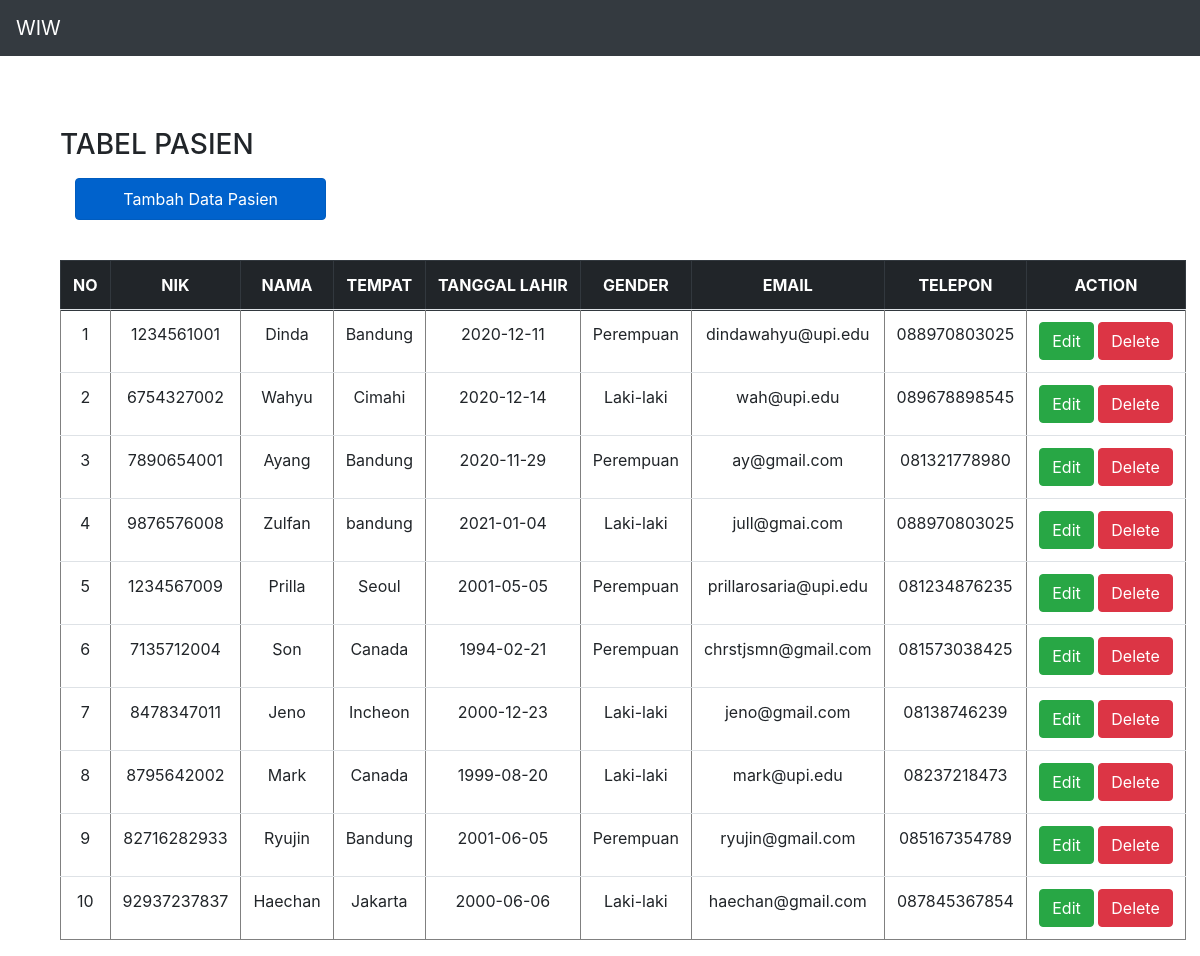
The app's page /source_code/index.php with its own data.
### tables this page shows
CREATE TABLE `pasien` (
  `id` int(11) NOT NULL,
  `nik` varchar(100) NOT NULL,
  `nama` varchar(100) NOT NULL,
  `tempat` varchar(100) NOT NULL,
  `tl` varchar(100) NOT NULL,
  `gender` varchar(10) NOT NULL,
  `email` varchar(100) NOT NULL,
  `telp` varchar(100) NOT NULL
);

### source_code/presenter/ProsesPasien.php (called while the page is built, shortened)
<?php
class ProsesPasien implements KontrakPresenter
{
	private $tabelpasien;
	private $data = [];
	function __construct()
	{
		try {
			$db_host = "localhost";
			$db_user = "root";
			$db_password = "";
			$db_name = "mvp_php";
			$this->tabelpasien = new TabelPasien($db_host, $db_user, $db_password, $db_name);
			$this->data = array();
		} catch (Exception $e) {
			echo "wiw error" . $e->getMessage();
		}
	}
	function prosesDataPasien()
	{
		try {
			$this->tabelpasien->open();
			$this->tabelpasien->getPasien();
			while ($row = $this->tabelpasien->getResult()) {
				$this->data[] = $row;
			}
		} catch (Exception $e) {
			echo "Error Proses Data Pasien" . $e->getMessage();
		}
	}
	function getId($i)
	{
		return $this->data[$i]['id'];
	}
	function getNik($i)
	{
		return $this->data[$i]['nik'];
	}
	function getNama($i)
	{
		return $this->data[$i]['nama'];
	}
	function getTempat($i)
	{
		return $this->data[$i]['tempat'];
	}
	function getTl($i)
	{
		return $this->data[$i]['tl'];
	}
	function getGender($i)
	{
		return $this->data[$i]['gender'];
	}
	function getEmail($i)
	{
		return $this->data[$i]['email'];
	}
	function getTelp($i)
	{
		return $this->data[$i]['telp'];
	}
	function getSize()
	{
		return sizeof($this->data);
	}
}

### source_code/index.php (called while the page is built, shortened)
<?php
include("model/Template.class.php");
include("model/DB.class.php");
include("view/TampilPasien.php");
$tp = new TampilPasien();
$data = $tp->tampil();

### source_code/model/DB.class.php (called while the page is built, shortened)
<?php
class DB
{
	var $db_host = '';
	var $db_user = '';
	var $db_password = '';
	var $db_name = '';
	var $db_link = '';
	function __construct($db_host = '', $db_user = '', $db_password = '', $db_name = '')
	{
		$this->db_host = $db_host;
		$this->db_user = $db_user;
		$this->db_password = $db_password;
		$this->db_name = $db_name;
	}
	function open()
	{
		$this->db_link = mysqli_connect($this->db_host, $this->db_user, $this->db_password, $this->db_name);
	}
	function execute($query = "")
	{
		$this->result = mysqli_query($this->db_link, $query);
		return $this->result;
	}
}

### source_code/model/TabelPasien.class.php (called while the page is built, shortened)
<?php
class TabelPasien extends DB
{
	function getPasien()
	{
		$query = "SELECT * FROM pasien";
		return $this->execute($query);
	}
}

### source_code/view/TampilPasien.php (the view, shortened to what this page needs)
<?php
include("presenter/ProsesPasien.php");
class TampilPasien implements KontrakView
{
	private $prosespasien;
	function __construct()
	{
		$this->prosespasien = new ProsesPasien();
	}
	function tampil()
	{
		$this->prosespasien->prosesDataPasien();
		$data = null;
		for ($i = 0; $i < $this->prosespasien->getSize(); $i++) {
			$no = $i + 1;
			$data .= "<tr>
			<td>" . $no . "</td>
			<td>" . $this->prosespasien->getNik($i) . "</td>
			<td>" . $this->prosespasien->getNama($i) . "</td>
			<td>" . $this->prosespasien->getTempat($i) . "</td>
			<td>" . $this->prosespasien->getTl($i) . "</td>
			<td>" . $this->prosespasien->getGender($i) . "</td>
			<td>" . $this->prosespasien->getEmail($i) . "</td>
			<td>" . $this->prosespasien->getTelp($i) . "</td>
			<td>
											<a class='btn btn-success' href='edit.php?id=".$this->prosespasien->getId($i)."'>Edit</a>
											<a class='btn btn-danger' href='delete.php?id=".$this->prosespasien->getId($i)."'>Delete</a>
										</td>";
		}
	}
}

### source_code/model/Template.class.php (shortened to what this page needs)
<?php
class Template{
	var $content = '';
	function __construct($filename = ''){
		$this->content = implode('', @file($filename));
	}
	function clear(){
		$this->content = preg_replace("/DATA_[A-Z|_|0-9]+/", "", $this->content);
	}
	function write(){
		print $this->content;
	}
	function replace($old = '', $new = ''){
		if(is_int($new)){
			$value = sprintf("%d", $new);
		}elseif(is_float($new)){
			$value = sprintf("%f", $new);
		}elseif(is_array($new)){
			$value = '';
			foreach( $new as $item){
				$value .= $item. '';
			}
		}else{
			$value = $new;
		}
		$this->content = preg_replace("/$old/",  $value, $this->content);
	}
}

### records on screen
pasien: no "1", nik "1234561001", nama "Dinda", tempat "Bandung", tl "2020-12-11", gender "Perempuan", email "dindawahyu@upi.edu", telp "088970803025"
pasien: no "2", nik "6754327002", nama "Wahyu", tempat "Cimahi", tl "2020-12-14", gender "Laki-laki", email "wah@upi.edu", telp "089678898545"
pasien: no "3", nik "7890654001", nama "Ayang", tempat "Bandung", tl "2020-11-29", gender "Perempuan", email "ay@gmail.com", telp "081321778980"
pasien: no "4", nik "9876576008", nama "Zulfan", tempat "bandung", tl "2021-01-04", gender "Laki-laki", email "jull@gmai.com", telp "088970803025"
pasien: no "5", nik "1234567009", nama "Prilla", tempat "Seoul", tl "2001-05-05", gender "Perempuan", email "prillarosaria@upi.edu", telp "081234876235"
pasien: no "6", nik "7135712004", nama "Son", tempat "Canada", tl "1994-02-21", gender "Perempuan", email "chrstjsmn@gmail.com", telp "081573038425"
pasien: no "7", nik "8478347011", nama "Jeno", tempat "Incheon", tl "2000-12-23", gender "Laki-laki", email "jeno@gmail.com", telp "08138746239"
pasien: no "8", nik "8795642002", nama "Mark", tempat "Canada", tl "1999-08-20", gender "Laki-laki", email "mark@upi.edu", telp "08237218473"
pasien: no "9", nik "82716282933", nama "Ryujin", tempat "Bandung", tl "2001-06-05", gender "Perempuan", email "ryujin@gmail.com", telp "085167354789"
pasien: no "10", nik "92937237837", nama "Haechan", tempat "Jakarta", tl "2000-06-06", gender "Laki-laki", email "haechan@gmail.com", telp "087845367854"

### other values on screen
$this->content "WIW TABEL PASIEN Tambah Data Pasien NO NIK NAMA TEMPAT TANGGAL LAHIR GENDER EMAIL TELEPON ACTION"
